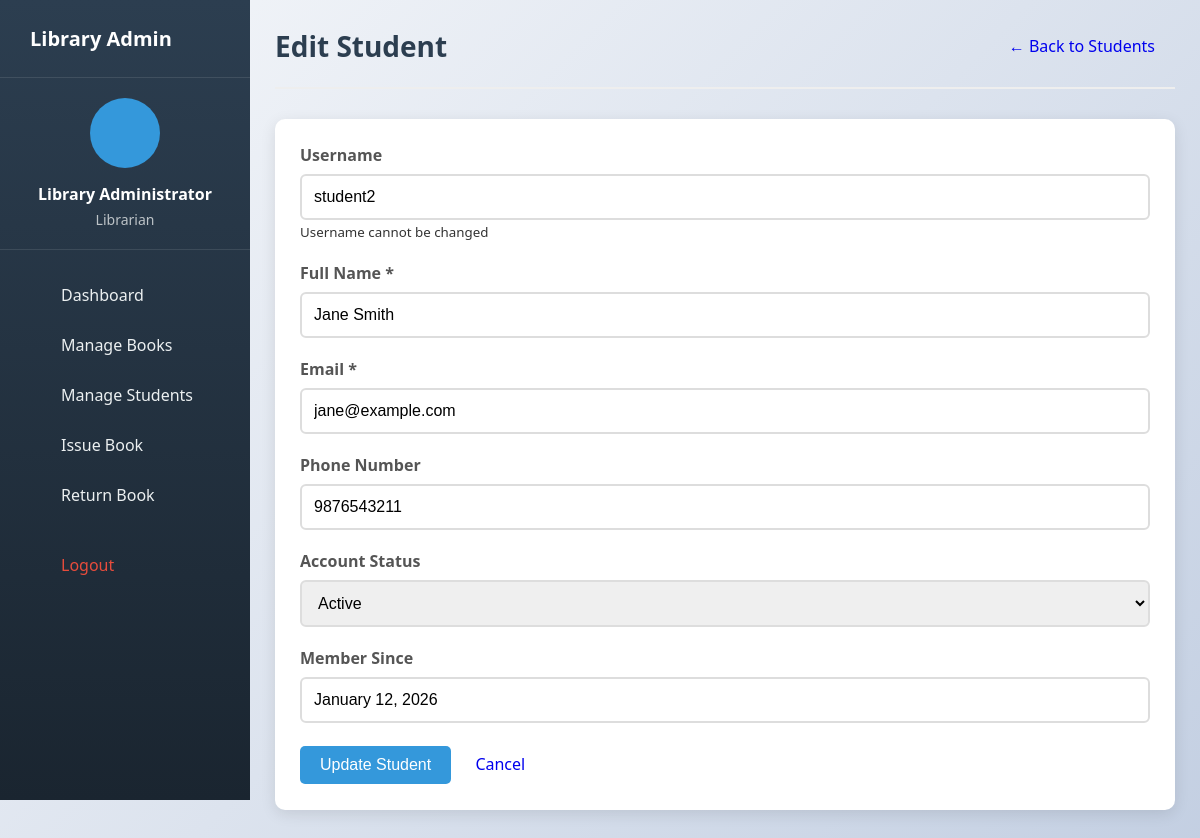
Before: /admin/edit_member.php?id=3 (signed in) with the older database file.
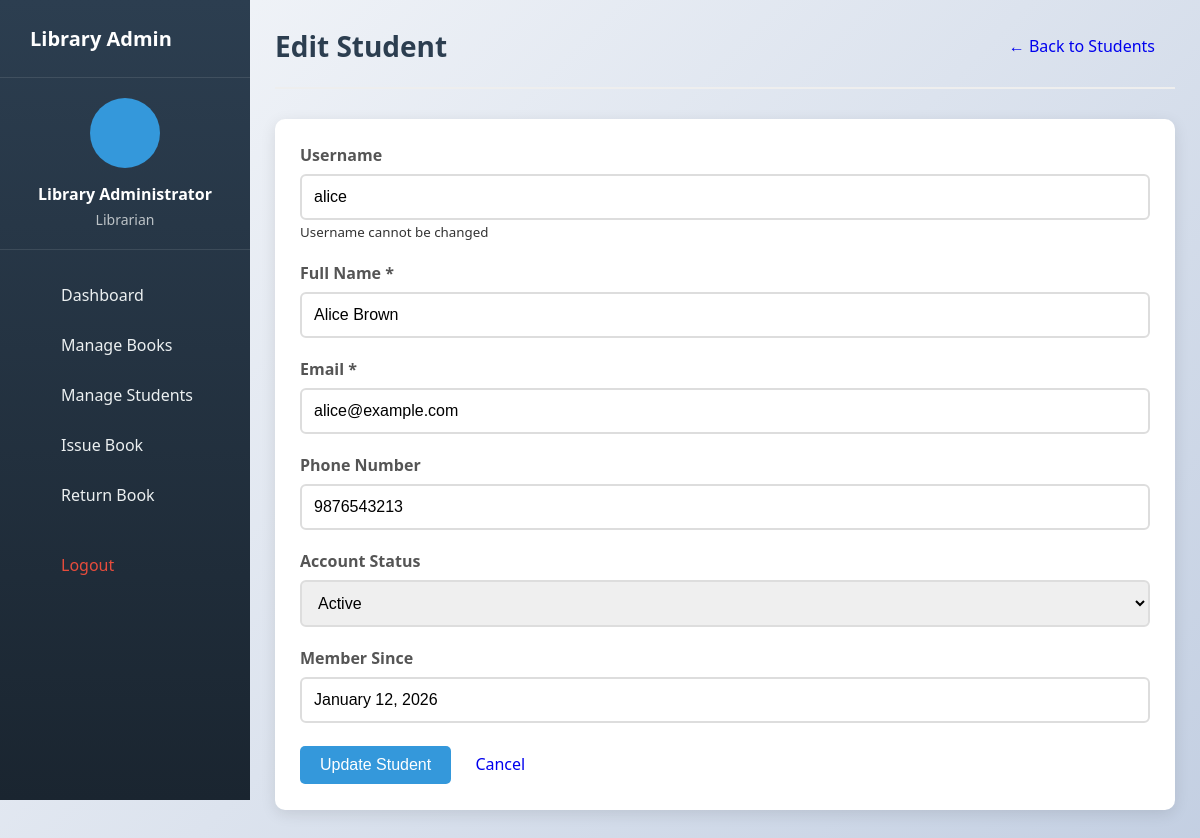
After: the same page with the newer database file.
### tables this page shows
CREATE TABLE users (
    id INT AUTO_INCREMENT PRIMARY KEY,
    username VARCHAR(50) UNIQUE NOT NULL,
    password VARCHAR(255) NOT NULL,
    full_name VARCHAR(100) NOT NULL,
    email VARCHAR(100) UNIQUE NOT NULL,
    phone VARCHAR(15),
    role VARCHAR(20) DEFAULT 'member',  
    status VARCHAR(20) DEFAULT 'active',
    created_at TIMESTAMP DEFAULT CURRENT_TIMESTAMP
);

### admin/edit_member.php (the view, shortened to what this page needs)
<?php
require_once '../config/db.php';
$id = $_GET['id'];
$sql = "SELECT * FROM users WHERE id = ? AND role = 'member'";
$stmt = mysqli_prepare($conn, $sql);
mysqli_stmt_bind_param($stmt, "i", $id);
mysqli_stmt_execute($stmt);
$result = mysqli_stmt_get_result($stmt);
$member = mysqli_fetch_assoc($result);
?>
<!DOCTYPE html>
<html lang="en">
<head>
    <link rel="stylesheet" href="../assets/css/style.css">
    <link rel="stylesheet" href="../assets/css/admin.css">
</head>
<body>
    <div class="admin-container">
        <?php include '../includes/admin_sidebar.php'; ?>
        <div class="main-content">
            <div class="content-header">
                <h1>Edit Student</h1>
                <a href="manage_members.php" class="btn">← Back to Students</a>
            </div>
            <div class="card">
                <form method="POST">
                    <div class="form-group">
                        <label for="username">Username</label>
                        <input type="text" id="username" class="form-control"
                               value="<?php echo htmlspecialchars($member['username']); ?>" readonly>
                        <small class="help-text">Username cannot be changed</small>
                    </div>
                    <div class="form-group">
                        <label for="full_name">Full Name *</label>
                        <input type="text" id="full_name" name="full_name" class="form-control"
                               value="<?php echo htmlspecialchars($member['full_name']); ?>" required>
                    </div>
                    <div class="form-row">
                        <div class="form-group">
                            <label for="email">Email *</label>
                            <input type="email" id="email" name="email" class="form-control"
                                   value="<?php echo htmlspecialchars($member['email']); ?>" required>
                        </div>
                        <div class="form-group">
                            <label for="phone">Phone Number</label>
                            <input type="tel" id="phone" name="phone" class="form-control"
                                   value="<?php echo htmlspecialchars($member['phone'] ?? ''); ?>">
                        </div>
                    </div>
                    <div class="form-row">
                        <div class="form-group">
                            <label for="status">Account Status</label>
                            <select id="status" name="status" class="form-control">
                                <option value="active" <?php echo ($member['status'] == 'active') ? 'selected' : ''; ?>>Active</option>
                            </select>
                        </div>
                        <div class="form-group">
                            <label>Member Since</label>
                            <input type="text" class="form-control"
                                   value="<?php echo date('F j, Y', strtotime($member['created_at'])); ?>" readonly>
                        </div>
                    </div>
                    <button type="submit" class="btn btn-primary">Update Student</button>
                    <a href="manage_members.php" class="btn">Cancel</a>
                </form>
            </div>
        </div>
    </div>
</body>
</html>

Changed rows visible on the page:
changed users "Active": username "student2" → "alice"; full_name "Jane Smith" → "Alice Brown"; email "jane@example.com" → "alice@example.com"; phone "9876543211" → "9876543213"
